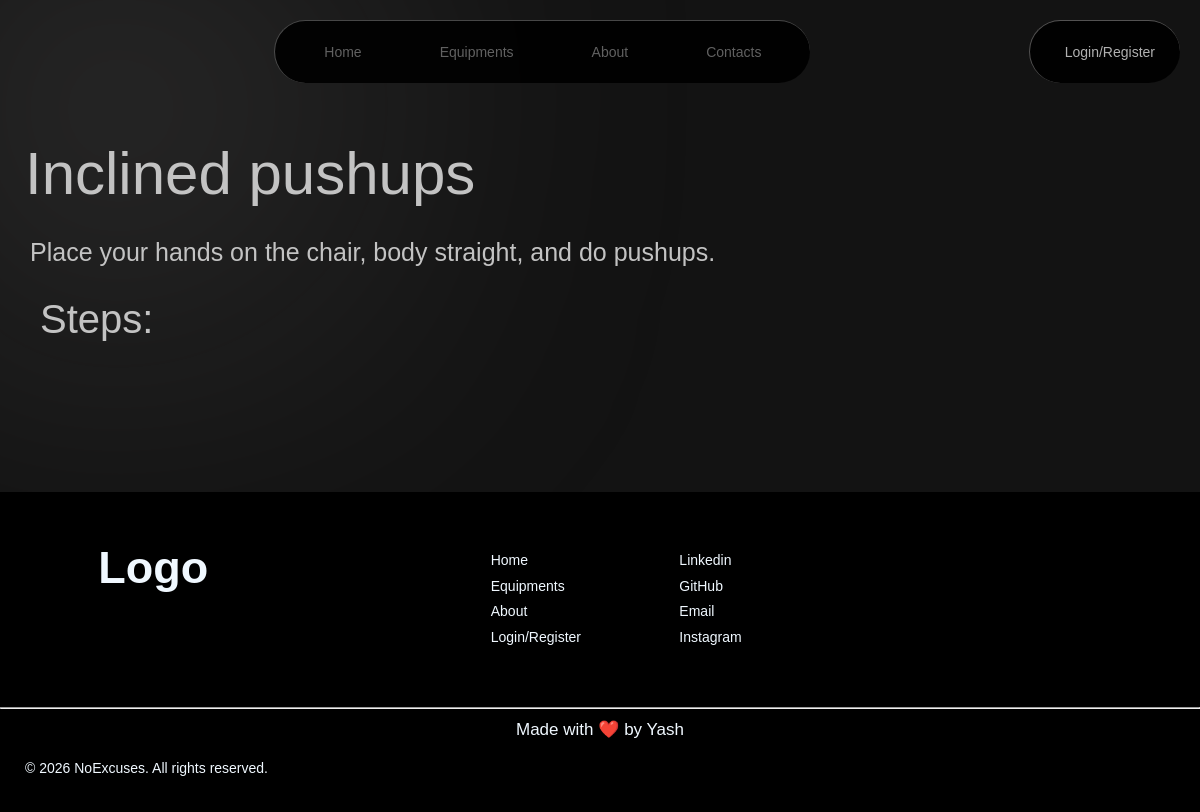
Page /workout/1/ on the committed database.
### api/models.py (models this page shows, shortened)
class Workout(models.Model):
    class DifficultyChoices(models.TextChoices):
        EASY = 'easy', 'easy'
        MEDIUM = 'medium', 'medium'
        HARD = 'hard', 'hard'
    class TypeChoices(models.TextChoices):
        ISOLATED = 'isolated','isolated'
        COMPOUND = 'compound', 'compound'
    name = models.CharField(max_length = 50)
    difficulty = models.PositiveSmallIntegerField(
        validators = [MinValueValidator(0), MaxValueValidator(2)]
    )
    description = models.TextField(max_length = 500)
    equipment = models.ManyToManyField(Equipment, related_name = "workouts")
    sub_muscle = models.ManyToManyField(SubMuscle, related_name = 'workouts')
    type = models.CharField(choices = TypeChoices, max_length = 20)
    strength_score = models.PositiveSmallIntegerField(
        validators = [MinValueValidator(0), MaxValueValidator(10)]
    )
    hypertrophy_score = models.PositiveSmallIntegerField(
        validators = [MinValueValidator(0), MaxValueValidator(10)]
    )
    endurance_score = models.PositiveSmallIntegerField(
        validators = [MinValueValidator(0), MaxValueValidator(10)]
    )

### api/views.py (the view)
# urls.py: path("workout/<int:workout_id>/", views.workout_page, name = "workout_page"),
def workout_page(request, workout_id):
    workout = Workout.objects.get(id = workout_id)
    steps = workout.steps.all()
    workout_media = workout.workout_media.all()
    print(steps, workout_media)
    context = {"workout":workout, 'steps':steps, 'media':workout_media}
    return render(request, "api/workout.html", context)

### api/templates/api/workout.html (shortened to what this page needs)
{% extends "main.html" %}
{% block content %}
{% load static %}
        <link rel="stylesheet" href="{% static 'api/workout.css' %}">
        <div id="workout_heading">{{workout.name}}</div>
        <div id="workout_description">{{workout.description|linebreaks}}</div>
        <div id="steps_heading">Steps:</div>
{% endblock %}

### static/navbar.css (style rules this page uses)
body { font-family:sans-serif; font-size:14px; background: #131313; }
body::before { content: ""; position: absolute; top: 0; left: 0; width: 30%; height: 35%; background: radial-gradient( circle at left top, rgba(179, 177, 177, 0.705), transparent 90% ); filter: blur(160px); z-index: -1; }

### api/static/api/workout.css (style rules this page uses)
#workout_heading { color:rgb(195, 195, 195); font-family: Arial, Helvetica, sans-serif; font-size:60px; margin-left:25px; }
#workout_description { margin:30px; color:rgb(195, 195, 195); font-size:25px; font-family:Verdana, Geneva, Tahoma, sans-serif; }
#steps_heading { margin-top:25px; font-size:40px; color:rgb(195, 195, 195); margin-left:40px; }

### static/footers.css (style rules this page uses)
body { margin:0px; }

### rows in the picture
Workout: name "Inclined pushups", description "Place your hands on the chair, body straight, and do pushups."
